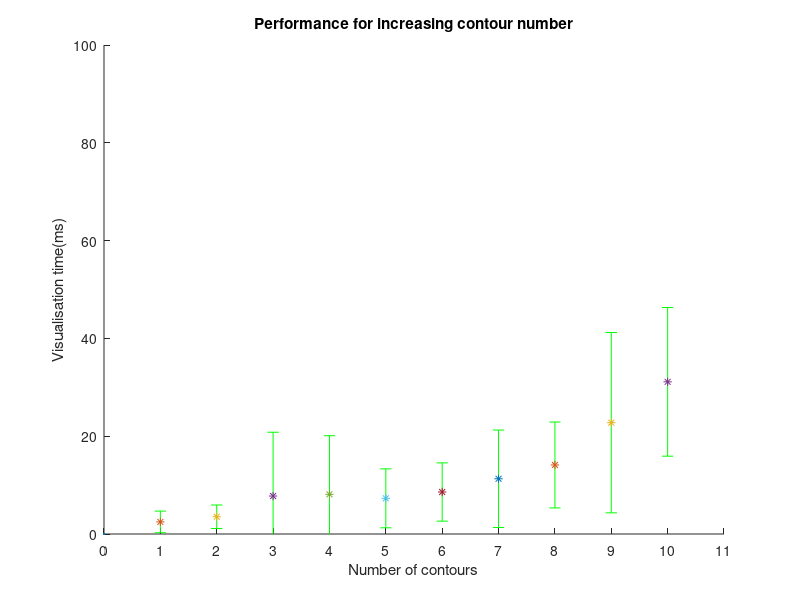

Write the MATLAB code that produced this figure.
M = dlmread('contours.txt');
disp(M);
axis([0 11 0 100])
set(gca, 'XTick', 0:11)
hold on;
plot(0,0);
title('Performance for increasing contour number');
xlabel('Number of contours');
ylabel('Visualisation time(ms)');
for i = 1:length(M(1,:))
    errorbar(i, mean(M(:,i)), std(M(:,i)), '.g');
    plot(i, mean(M(:,i)), '*');
end
hold off;